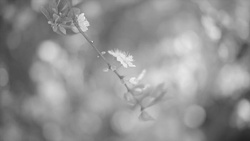
#> input picture PIB/Prj1/Dataset/flower.jpg, 250 x 141 px, shrunk from 700 x 394 before the run
$ python Guide2Exercise3.py
#> lines starting #> are read from the running program, lines starting #| are printed output that depends on the picture
import numpy as np
import cv2
from matplotlib import pyplot as plt

from skimage import data
from skimage import exposure
from skimage.exposure import match_histograms

def histogramEqualization(image):

#> called with image = 'Dataset/flower.jpg'
    img = cv2.imread(image, cv2.IMREAD_GRAYSCALE)
#> img is the input picture: shape (141, 250); min 36, max 241, mean 146.5
    hist,bins = np.histogram(img.flatten(),256,[0,256])
#> hist = 256 values, max 514 at index 158, min 0 at index 0, mean 137.7; bins = 257 values from 0 to 256
    cdf = hist.cumsum()
#> cdf = 256 values from 0 to 35250
    cdf_normalized = cdf * float(hist.max()) / cdf.max()
#> cdf_normalized = 256 values from 0 to 514
    equ = cv2.equalizeHist(img)
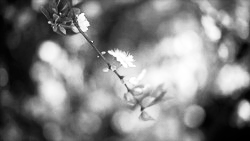
#> equ: shape (141, 250); min 0, max 255, mean 128.5

    plt.plot(cdf_normalized, color = 'b')
    plt.title('Histogram Original Image')
    plt.hist(img.flatten(),256,[0,256], color = 'r')
    plt.xlim([0,256])
    plt.legend(('cdf','histogram'), loc = 'upper left')
    plt.show()
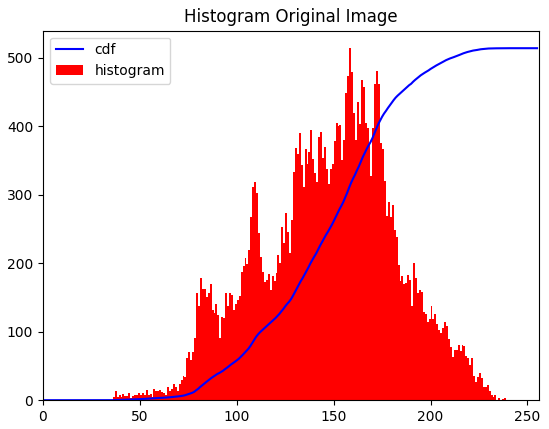
#> figure drawn by matplotlib, 1 panel; tallest bar 514 high, from x = 158 to 159; curve peaks at x = 241, y = 514


    plt.plot(cdf_normalized, color = 'b')
    plt.title('Histogram After Constrast')
    plt.hist(equ.flatten(),256,[0,256], color = 'r')
    plt.xlim([0,256])
    plt.legend(('cdf','histogram'), loc = 'upper left')
    plt.show()
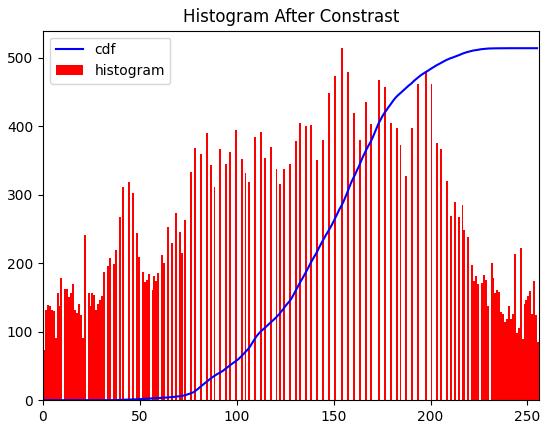
#> figure drawn by matplotlib, 1 panel; tallest bar 514 high, from x = 154 to 155; curve peaks at x = 241, y = 514


    cv2.imshow('original image', img)
    cv2.imshow('equ image', equ)

    #cv2.imwrite('HistogramsPics/Histogram After Equalization.png')
    cv2.imwrite('SavedPictures/Image After HS.png',equ)

    cv2.waitKey(0)
    cv2.destroyAllWindows()


def histogramSpecification():

    reference = data.coffee()
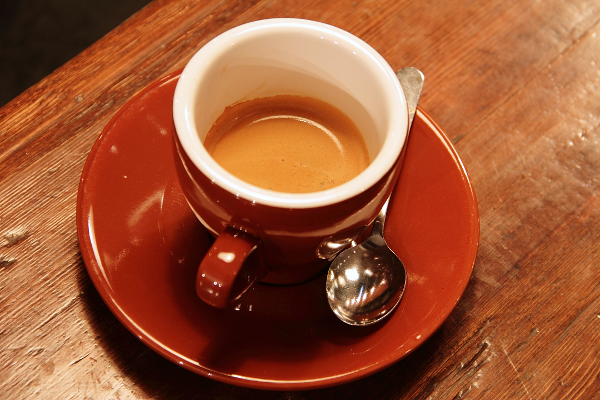
#> input picture skimage.data.coffee(), 600 x 400 px
#> reference is the input picture: shape (400, 600, 3); mean R, G, B 158.6, 85.8, 51.5
    image = data.chelsea()
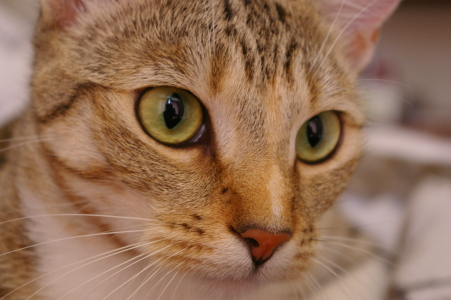
#> input picture skimage.data.chelsea(), 451 x 300 px
#> image is the input picture: shape (300, 451, 3); mean R, G, B 147.7, 111.4, 86.8

    matched = match_histograms(image, reference, channel_axis=-1)
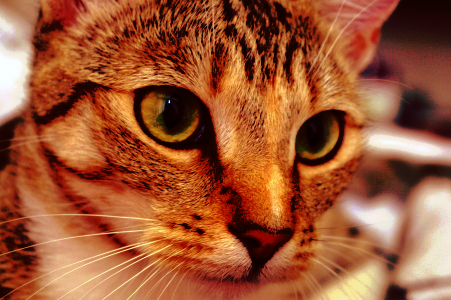
#> matched: shape (300, 451, 3); mean R, G, B 158.6, 85.8, 51.1

    fig, (ax1, ax2, ax3) = plt.subplots(nrows=1, ncols=3, figsize=(8, 3),
                                        sharex=True, sharey=True)
    for aa in (ax1, ax2, ax3):
        aa.set_axis_off()

    ax1.imshow(image)
    ax1.set_title('Source')
    ax2.imshow(reference)
    ax2.set_title('Reference')
    ax3.imshow(matched)
    ax3.set_title('Matched')

    fig, axes = plt.subplots(nrows=3, ncols=3, figsize=(8, 8))


    for i, img in enumerate((image, reference, matched)):
        for c, c_color in enumerate(('red', 'green', 'blue')):
            img_hist, bins = exposure.histogram(img[..., c], source_range='dtype')
            axes[c, i].plot(bins, img_hist / img_hist.max())
            img_cdf, bins = exposure.cumulative_distribution(img[..., c])
            axes[c, i].plot(bins, img_cdf)
            axes[c, 0].set_ylabel(c_color)
#> this loop made 3 passes

    axes[0, 0].set_title('Source')
    axes[0, 1].set_title('Reference')
    axes[0, 2].set_title('Matched')

    plt.tight_layout()
    plt.show()
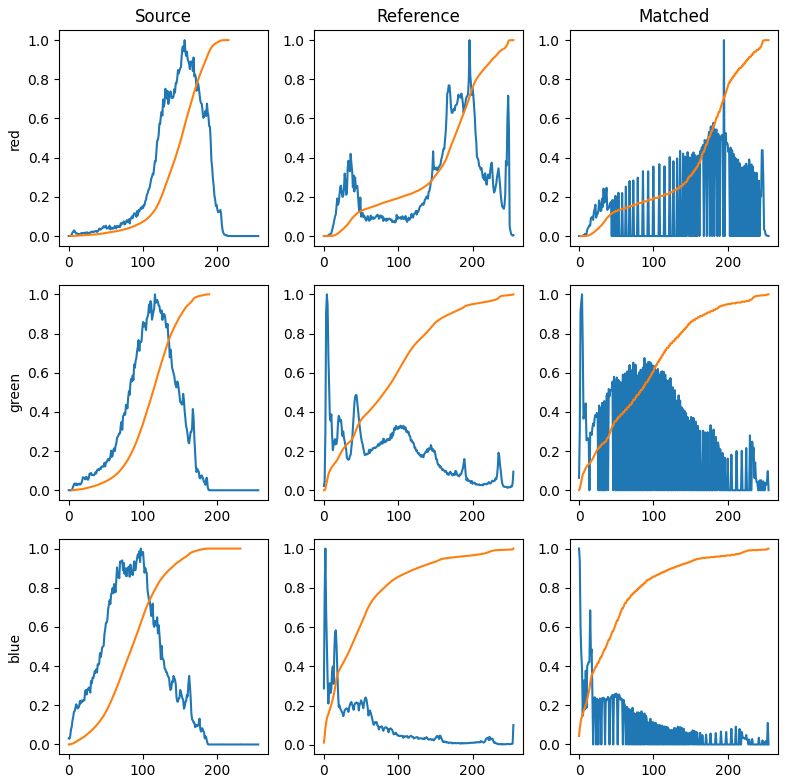
#> figure drawn by matplotlib, 9 panels; panel 1: curve peaks at x = 156, y = 1; panel 1: curve peaks at x = 215, y = 1; panel 2: curve peaks at x = 196, y = 1; panel 2: curve peaks at x = 255, y = 1


imageLena = 'Dataset/Lena.jpg'
imageFlower = 'Dataset/flower.jpg'
imageSunset = 'Dataset/Sunset.jpg'

histogramEqualization(imageFlower)
histogramSpecification()
